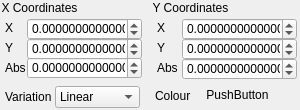
<ui version="4.0" >
 <class>functionTab</class>
 <widget class="QWidget" name="functionTab" >
  <property name="geometry" >
   <rect>
    <x>0</x>
    <y>0</y>
    <width>300</width>
    <height>110</height>
   </rect>
  </property>
  <property name="sizePolicy" >
   <sizepolicy>
    <hsizetype>0</hsizetype>
    <vsizetype>0</vsizetype>
    <horstretch>0</horstretch>
    <verstretch>0</verstretch>
   </sizepolicy>
  </property>
  <property name="minimumSize" >
   <size>
    <width>300</width>
    <height>110</height>
   </size>
  </property>
  <property name="maximumSize" >
   <size>
    <width>300</width>
    <height>110</height>
   </size>
  </property>
  <widget class="QLabel" name="XALabel" >
   <property name="geometry" >
    <rect>
     <x>5</x>
     <y>60</y>
     <width>21</width>
     <height>16</height>
    </rect>
   </property>
   <property name="text" >
    <string>Abs</string>
   </property>
   <property name="buddy" >
    <cstring>doubleSpinBoxXA</cstring>
   </property>
  </widget>
  <widget class="QLabel" name="labelVariations" >
   <property name="geometry" >
    <rect>
     <x>5</x>
     <y>90</y>
     <width>46</width>
     <height>14</height>
    </rect>
   </property>
   <property name="text" >
    <string>Variation</string>
   </property>
   <property name="buddy" >
    <cstring>comboVariations</cstring>
   </property>
  </widget>
  <widget class="QLabel" name="YYLabel" >
   <property name="geometry" >
    <rect>
     <x>157</x>
     <y>40</y>
     <width>21</width>
     <height>16</height>
    </rect>
   </property>
   <property name="text" >
    <string>Y</string>
   </property>
   <property name="buddy" >
    <cstring>doubleSpinBoxYY</cstring>
   </property>
  </widget>
  <widget class="QLabel" name="label" >
   <property name="geometry" >
    <rect>
     <x>155</x>
     <y>89</y>
     <width>46</width>
     <height>14</height>
    </rect>
   </property>
   <property name="text" >
    <string>Colour</string>
   </property>
  </widget>
  <widget class="QLabel" name="YALabel" >
   <property name="geometry" >
    <rect>
     <x>157</x>
     <y>60</y>
     <width>21</width>
     <height>16</height>
    </rect>
   </property>
   <property name="text" >
    <string>Abs</string>
   </property>
   <property name="buddy" >
    <cstring>doubleSpinBoxYA</cstring>
   </property>
  </widget>
  <widget class="QDoubleSpinBox" name="doubleSpinBoxXY" >
   <property name="geometry" >
    <rect>
     <x>27</x>
     <y>38</y>
     <width>115</width>
     <height>22</height>
    </rect>
   </property>
   <property name="layoutDirection" >
    <enum>Qt::LeftToRight</enum>
   </property>
   <property name="wrapping" >
    <bool>true</bool>
   </property>
   <property name="alignment" >
    <set>Qt::AlignLeading</set>
   </property>
   <property name="accelerated" >
    <bool>true</bool>
   </property>
   <property name="decimals" >
    <number>13</number>
   </property>
   <property name="maximum" >
    <double>1.000000000000000</double>
   </property>
   <property name="minimum" >
    <double>-1.000000000000000</double>
   </property>
   <property name="singleStep" >
    <double>0.000000000000100</double>
   </property>
  </widget>
  <widget class="QDoubleSpinBox" name="doubleSpinBoxYX" >
   <property name="geometry" >
    <rect>
     <x>182</x>
     <y>18</y>
     <width>115</width>
     <height>22</height>
    </rect>
   </property>
   <property name="layoutDirection" >
    <enum>Qt::LeftToRight</enum>
   </property>
   <property name="wrapping" >
    <bool>true</bool>
   </property>
   <property name="alignment" >
    <set>Qt::AlignLeading</set>
   </property>
   <property name="accelerated" >
    <bool>true</bool>
   </property>
   <property name="decimals" >
    <number>13</number>
   </property>
   <property name="maximum" >
    <double>1.000000000000000</double>
   </property>
   <property name="minimum" >
    <double>-1.000000000000000</double>
   </property>
   <property name="singleStep" >
    <double>0.000000000000100</double>
   </property>
  </widget>
  <widget class="QDoubleSpinBox" name="doubleSpinBoxYY" >
   <property name="geometry" >
    <rect>
     <x>182</x>
     <y>38</y>
     <width>115</width>
     <height>22</height>
    </rect>
   </property>
   <property name="layoutDirection" >
    <enum>Qt::LeftToRight</enum>
   </property>
   <property name="wrapping" >
    <bool>true</bool>
   </property>
   <property name="alignment" >
    <set>Qt::AlignLeading</set>
   </property>
   <property name="accelerated" >
    <bool>true</bool>
   </property>
   <property name="decimals" >
    <number>13</number>
   </property>
   <property name="maximum" >
    <double>1.000000000000000</double>
   </property>
   <property name="minimum" >
    <double>-1.000000000000000</double>
   </property>
   <property name="singleStep" >
    <double>0.000000000000100</double>
   </property>
  </widget>
  <widget class="QDoubleSpinBox" name="doubleSpinBoxXA" >
   <property name="geometry" >
    <rect>
     <x>27</x>
     <y>57</y>
     <width>115</width>
     <height>22</height>
    </rect>
   </property>
   <property name="layoutDirection" >
    <enum>Qt::LeftToRight</enum>
   </property>
   <property name="wrapping" >
    <bool>true</bool>
   </property>
   <property name="alignment" >
    <set>Qt::AlignLeading</set>
   </property>
   <property name="accelerated" >
    <bool>true</bool>
   </property>
   <property name="decimals" >
    <number>13</number>
   </property>
   <property name="maximum" >
    <double>1.000000000000000</double>
   </property>
   <property name="minimum" >
    <double>-1.000000000000000</double>
   </property>
   <property name="singleStep" >
    <double>0.000000000000100</double>
   </property>
  </widget>
  <widget class="QDoubleSpinBox" name="doubleSpinBoxXX" >
   <property name="geometry" >
    <rect>
     <x>27</x>
     <y>18</y>
     <width>115</width>
     <height>22</height>
    </rect>
   </property>
   <property name="layoutDirection" >
    <enum>Qt::LeftToRight</enum>
   </property>
   <property name="wrapping" >
    <bool>true</bool>
   </property>
   <property name="alignment" >
    <set>Qt::AlignLeading</set>
   </property>
   <property name="accelerated" >
    <bool>true</bool>
   </property>
   <property name="decimals" >
    <number>13</number>
   </property>
   <property name="maximum" >
    <double>1.000000000000000</double>
   </property>
   <property name="minimum" >
    <double>-1.000000000000000</double>
   </property>
   <property name="singleStep" >
    <double>0.000000000000100</double>
   </property>
  </widget>
  <widget class="QLabel" name="YXLabel" >
   <property name="geometry" >
    <rect>
     <x>157</x>
     <y>20</y>
     <width>21</width>
     <height>16</height>
    </rect>
   </property>
   <property name="text" >
    <string>X</string>
   </property>
   <property name="buddy" >
    <cstring>doubleSpinBoxYX</cstring>
   </property>
  </widget>
  <widget class="QLabel" name="XXLabel" >
   <property name="geometry" >
    <rect>
     <x>5</x>
     <y>20</y>
     <width>21</width>
     <height>16</height>
    </rect>
   </property>
   <property name="text" >
    <string>X</string>
   </property>
   <property name="buddy" >
    <cstring>doubleSpinBoxXX</cstring>
   </property>
  </widget>
  <widget class="QLabel" name="XYLabel" >
   <property name="geometry" >
    <rect>
     <x>5</x>
     <y>40</y>
     <width>21</width>
     <height>16</height>
    </rect>
   </property>
   <property name="text" >
    <string>Y</string>
   </property>
   <property name="buddy" >
    <cstring>doubleSpinBoxXY</cstring>
   </property>
  </widget>
  <widget class="QLabel" name="StaticXLabel" >
   <property name="geometry" >
    <rect>
     <x>-1</x>
     <y>0</y>
     <width>81</width>
     <height>16</height>
    </rect>
   </property>
   <property name="text" >
    <string>X Coordinates</string>
   </property>
   <property name="alignment" >
    <set>Qt::AlignCenter</set>
   </property>
  </widget>
  <widget class="QLabel" name="StaticYLabel" >
   <property name="geometry" >
    <rect>
     <x>150</x>
     <y>0</y>
     <width>81</width>
     <height>16</height>
    </rect>
   </property>
   <property name="text" >
    <string>Y Coordinates</string>
   </property>
   <property name="alignment" >
    <set>Qt::AlignCenter</set>
   </property>
  </widget>
  <widget class="QDoubleSpinBox" name="doubleSpinBoxYA" >
   <property name="geometry" >
    <rect>
     <x>182</x>
     <y>58</y>
     <width>115</width>
     <height>22</height>
    </rect>
   </property>
   <property name="layoutDirection" >
    <enum>Qt::LeftToRight</enum>
   </property>
   <property name="wrapping" >
    <bool>true</bool>
   </property>
   <property name="alignment" >
    <set>Qt::AlignLeading</set>
   </property>
   <property name="accelerated" >
    <bool>true</bool>
   </property>
   <property name="decimals" >
    <number>13</number>
   </property>
   <property name="maximum" >
    <double>1.000000000000000</double>
   </property>
   <property name="minimum" >
    <double>-1.000000000000000</double>
   </property>
   <property name="singleStep" >
    <double>0.000000000000100</double>
   </property>
  </widget>
  <widget class="QComboBox" name="comboVariations" >
   <property name="geometry" >
    <rect>
     <x>55</x>
     <y>86</y>
     <width>85</width>
     <height>22</height>
    </rect>
   </property>
   <property name="maxCount" >
    <number>16</number>
   </property>
   <item>
    <property name="text" >
     <string>Linear</string>
    </property>
   </item>
   <item>
    <property name="text" >
     <string>Sinusoidal</string>
    </property>
   </item>
   <item>
    <property name="text" >
     <string>Spherical</string>
    </property>
   </item>
   <item>
    <property name="text" >
     <string>Swirl</string>
    </property>
   </item>
   <item>
    <property name="text" >
     <string>Horseshoe</string>
    </property>
   </item>
   <item>
    <property name="text" >
     <string>Polar</string>
    </property>
   </item>
   <item>
    <property name="text" >
     <string>Handkerchief</string>
    </property>
   </item>
   <item>
    <property name="text" >
     <string>Heart</string>
    </property>
   </item>
   <item>
    <property name="text" >
     <string>Disc</string>
    </property>
   </item>
   <item>
    <property name="text" >
     <string>Spiral</string>
    </property>
   </item>
   <item>
    <property name="text" >
     <string>Hyperbolic</string>
    </property>
   </item>
   <item>
    <property name="text" >
     <string>Diamond</string>
    </property>
   </item>
   <item>
    <property name="text" >
     <string>X</string>
    </property>
   </item>
   <item>
    <property name="text" >
     <string>Julia</string>
    </property>
   </item>
   <item>
    <property name="text" >
     <string>Fisheye</string>
    </property>
   </item>
   <item>
    <property name="text" >
     <string>Cosine</string>
    </property>
   </item>
  </widget>
  <widget class="QPushButton" name="colourButton" >
   <property name="geometry" >
    <rect>
     <x>200</x>
     <y>83</y>
     <width>75</width>
     <height>23</height>
    </rect>
   </property>
   <property name="text" >
    <string>PushButton</string>
   </property>
   <property name="flat" >
    <bool>true</bool>
   </property>
  </widget>
 </widget>
 <tabstops>
  <tabstop>comboVariations</tabstop>
 </tabstops>
 <resources/>
 <connections/>
</ui>
